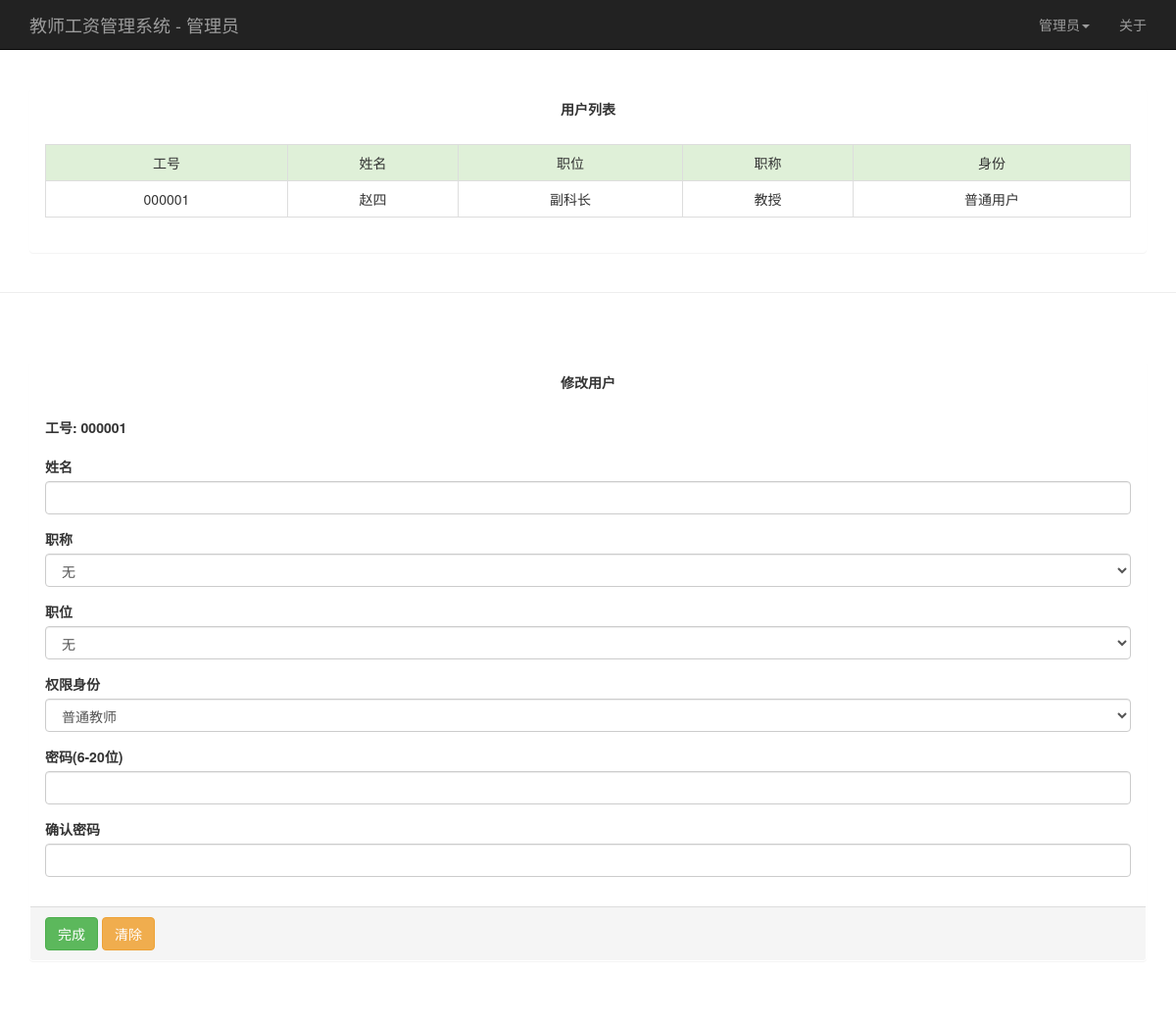
/modify_user.php?user_number=000001 (signed in), run on the app's committed database.
### tables this page shows
CREATE TABLE `user` (
  `staff_number` char(6) NOT NULL,
  `staff_name` varchar(30) NOT NULL,
  `modify_right` int(11) DEFAULT '0',
  `staff_position` int(11) NOT NULL DEFAULT '0',
  `professional_title` int(11) NOT NULL DEFAULT '0',
  `password` varchar(20) NOT NULL
);

### query.php (called while the page is built, shortened)
<?php
require_once "connect.php";
$staff_number = $_SESSION["staff_number"];
$modify_right = $_SESSION["modify_right"];
if (isset($staff_number) && isset($modify_right)) {
    $query_user = "SELECT *  FROM user WHERE staff_number='$staff_number'";
    if($staff_info_result = $con->query($query_user)) {
        $staff_info_result_row = $staff_info_result->fetch_row();
        $staff_name = $staff_info_result_row[1];
    } else {
        echo '<script>alert("查询用户信息失败");</script>';
    }
} else {
    echo '<script>alert("当前账户已退出，请重新登录");location.href="index.php";</script>';
}
?>

### modify_user.php (the view, shortened to what this page needs)
<?php
require_once "query.php";
require_once "modify.php";
$user_number = $_GET["user_number"];
$action = "functions/modify_user.php?staff_number=" . $user_number;
?>
<!DOCTYPE html>
<html lang="zh-CN">
<head>
    <link href="assets/css/bootstrap.min.css" rel="stylesheet">
    <link href="assets/css/style.css" rel="stylesheet">
</head>
<body style="padding-top: 70px;">
<nav class="navbar navbar-default navbar-fixed-top navbar-inverse " role="navigation">
    <div class="container">
        <div class="navbar-header">
            <a class="navbar-brand" href="#">教师工资管理系统 - 管理员</a>
        </div>
        <div class="collapse navbar-collapse" id="nav-title">
            <ul class="nav navbar-nav navbar-right">
                <li class="dropdown" id="nav-user">
                    <a href="#" class="dropdown-toggle" data-toggle="dropdown" role="button" aria-haspopup="true"
                       aria-expanded="false"><?php echo $staff_name; ?><span class="caret"></span></a>
                </li>
                <li><a href="#" data-toggle="modal" data-target="#about">关于</a></li>
            </ul>
        </div>
    </div>
</nav>
<div class="container" style="padding-top: 20px; ">
    <div class="panel" id="wage_panel">
        <div class="panel-heading text-center"><strong>用户列表</strong></div>
        <div class="panel-body">
            <table class="table table-bordered table-hover table-striped text-center">
                <tr class="success">
                    <td>工号</td>
                    <td>姓名</td>
                    <td>职位</td>
                    <td>职称</td>
                    <td>身份</td>
                </tr>
                <?php
                print_user_info($con, $user_number);
                ?>
            </table>
        </div>
    </div>
</div>
<hr class="divider">
<div class="container" style="padding-top: 50px;padding-bottom: 40px;">
    <div class="panel">
        <form action=<?php echo $action; ?> role="form" method="post">
            <div class="panel-heading text-center">
                <strong>修改用户</strong>
            </div>
            <div class="panel-body">
                <div class="form-group">
                    <label for="staff_number"><strong>工号: <?php echo $user_number; ?></strong></label>
                </div>
                <div class="form-group">
                    <label for="staff_name">姓名</label>
                    <input type="text" class="form-control" id="staff_name" name="staff_name" placeholer="工号">
                </div>
                <div class="form-group">
                    <label for="staff_position">职称</label>
                    <select class="form-control" name="professional_title">
                        <option value="0" selected>无</option>
                    </select>
                </div>
                <div class="form-group">
                    <label for="professional-title">职位</label>
                    <select class="form-control" name="staff_position">
                        <option value="0" selected>无</option>
                    </select>
                </div>
                <div class="form-group">
                    <label for="modify_right">权限身份</label>
                    <select class="form-control" name="modify_right">
                        <option value="0" selected>普通教师</option>
                    </select>
                </div>
                <div class="form-group">
                    <label for="staff_password">密码(6-20位)</label>
                    <input type="password" class="form-control" id="staff_password" name="staff_password"
                           placeholer="工号">
                </div>
                <div class="form-group">
                    <label for="reenter_password">确认密码</label>
                    <input type="password" class="form-control" id="reenter_password" name="reenter_password"
                           placeholer="工号">
                </div>
            </div>
            <div class="panel-footer" stylr="float:right;">
                <button class="btn btn-success" type="submit">完成</button>
                <button class="btn btn-warning" type="reset">清除</button>
            </div>
        </form>
    </div>
</div>
</body>
</html>

### modify.php (shortened to what this page needs)
<?php
function print_user_info($con, $user_number)
{
    if (isset($_SESSION["staff_number"]) && isset($_SESSION["modify_right"])) {
        if ($_SESSION["modify_right"] == '1') {
            $query_user_info = "SELECT *  FROM user WHERE staff_number=$user_number;";
            $user_info_result = $con->query($query_user_info);
            $single_user_result = $user_info_result->fetch_row();
            $single_user_number = $single_user_result[0];
            $single_user_name = $single_user_result[1];
            $query_all_user_info_position_name = "SELECT position_name FROM staff_position WHERE position_code='$single_user_result[3]';";
            $query_all_user_info_position_name_result = $con->query($query_all_user_info_position_name);
            $single_user_position = current($query_all_user_info_position_name_result->fetch_row());
            $query_all_user_info_title_name = "SELECT title_name FROM professional_title WHERE title_code ='$single_user_result[4]';";
            $query_all_user_info_title_name_result = $con->query($query_all_user_info_title_name);
            $single_user_title = current($query_all_user_info_title_name_result->fetch_row());
            if ($single_user_result[2] == '1') {
                $modify_right = '管理员';
            } else {
                $modify_right = '普通用户';
            }
            echo "
<tr class=\"default\">
                <td>" . $single_user_number . "</td>
            <td>" . $single_user_name . "</td>
            <td>" . $single_user_position . "</td>
            <td>" . $single_user_title . "</td>
            <td>" . $modify_right . "</td>
                </tr>";
        } else {
            echo '<script>alert("您不是管理员，请检测登录信息");location.href="admin.php";</script>';
        }
    } else {
        echo '<script>alert("当前账户已退出，请重新登录");location.href="index.php";</script>';
    }
}
?>

### data on the page
user: staff_name "管理员"
user: staff_number "000001", staff_name "赵四", modify_right "普通用户"

### other printed values
$single_user_position "副科长"
$single_user_title "教授"
$user_number "000001"
